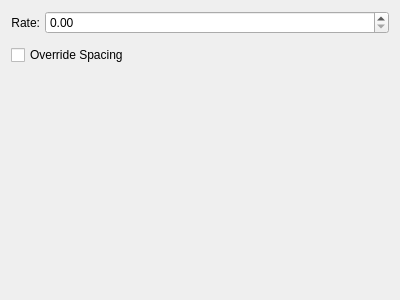
<?xml version="1.0" encoding="utf-8"?>
<ui version="4.0">
 <author>
    SPDX-FileCopyrightText: none
    SPDX-License-Identifier: GPL-3.0-or-later
  </author>
 <class>WdgAirbrush</class>
 <widget class="QWidget" name="WdgAirbrush">
  <property name="geometry">
   <rect>
    <x>0</x>
    <y>0</y>
    <width>400</width>
    <height>300</height>
   </rect>
  </property>
  <layout class="QGridLayout" name="gridLayout_2">
   <item column="0" row="0">
    <layout class="QGridLayout" name="gridLayout">
     <property name="leftMargin">
      <number>0</number>
     </property>
     <property name="topMargin">
      <number>0</number>
     </property>
     <property name="rightMargin">
      <number>0</number>
     </property>
     <property name="bottomMargin">
      <number>0</number>
     </property>
     <property name="horizontalSpacing">
      <number>5</number>
     </property>
     <property name="verticalSpacing">
      <number>0</number>
     </property>
     <item column="0" row="0">
      <widget class="QLabel" name="rateLbl">
       <property name="text">
        <string>Rate:</string>
       </property>
       <property name="alignment">
        <set>Qt::AlignRight|Qt::AlignTrailing|Qt::AlignVCenter</set>
       </property>
      </widget>
     </item>
     <item column="1" row="0">
      <widget class="KisDoubleSliderSpinBox" name="sliderRate" native="true">
       <property name="sizePolicy">
        <sizepolicy hsizetype="Expanding" vsizetype="Minimum">
         <horstretch>0</horstretch>
         <verstretch>0</verstretch>
        </sizepolicy>
       </property>
      </widget>
     </item>
    </layout>
   </item>
   <item column="0" row="3">
    <spacer name="verticalSpacer">
     <property name="orientation">
      <enum>Qt::Vertical</enum>
     </property>
     <property name="sizeHint" stdset="0">
      <size>
       <width>20</width>
       <height>40</height>
      </size>
     </property>
    </spacer>
   </item>
   <item column="0" row="2">
    <widget class="QCheckBox" name="checkBoxIgnoreSpacing">
     <property name="text">
      <string>Override Spacing</string>
     </property>
    </widget>
   </item>
   <item column="0" row="1">
    <spacer name="verticalSpacer_2">
     <property name="orientation">
      <enum>Qt::Vertical</enum>
     </property>
     <property name="sizeType">
      <enum>QSizePolicy::Preferred</enum>
     </property>
     <property name="sizeHint" stdset="0">
      <size>
       <width>20</width>
       <height>5</height>
      </size>
     </property>
    </spacer>
   </item>
  </layout>
 </widget>
 <customwidgets>
  <customwidget>
   <class>KisDoubleSliderSpinBox</class>
   <extends>QDoubleSpinBox</extends>
   <header>kis_slider_spin_box.h</header>
   <container>1</container>
  </customwidget>
 </customwidgets>
 <resources/>
 <connections/>
</ui>
